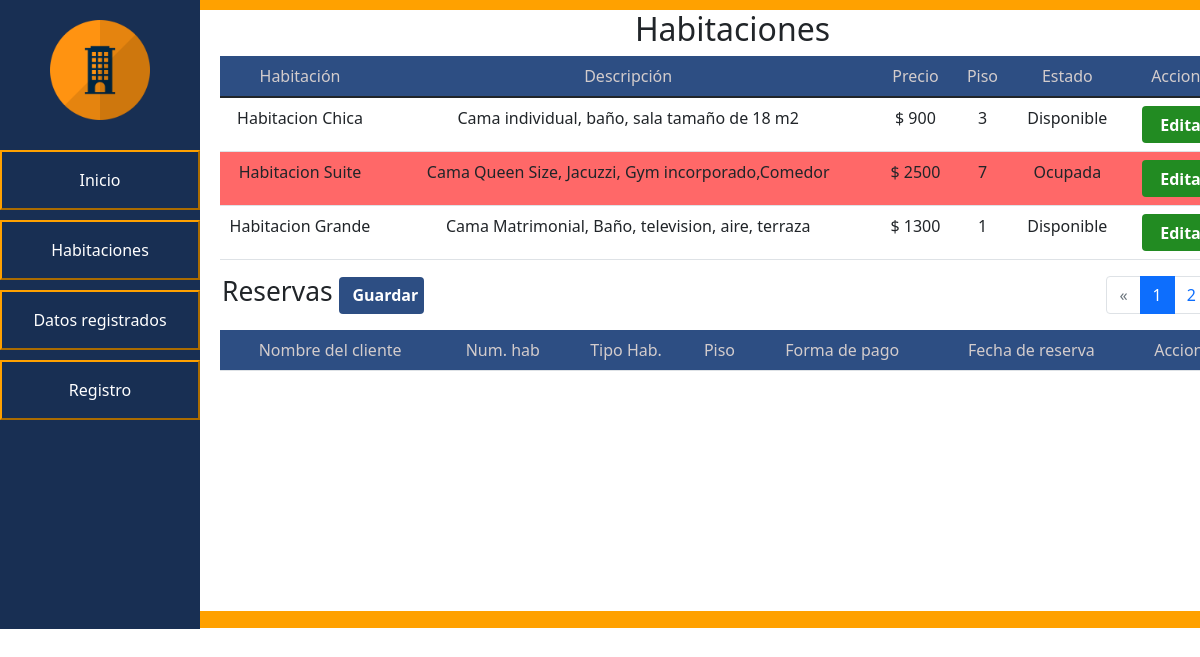
The page /PHP/registro.php?pagina=1 on the database as committed earlier.
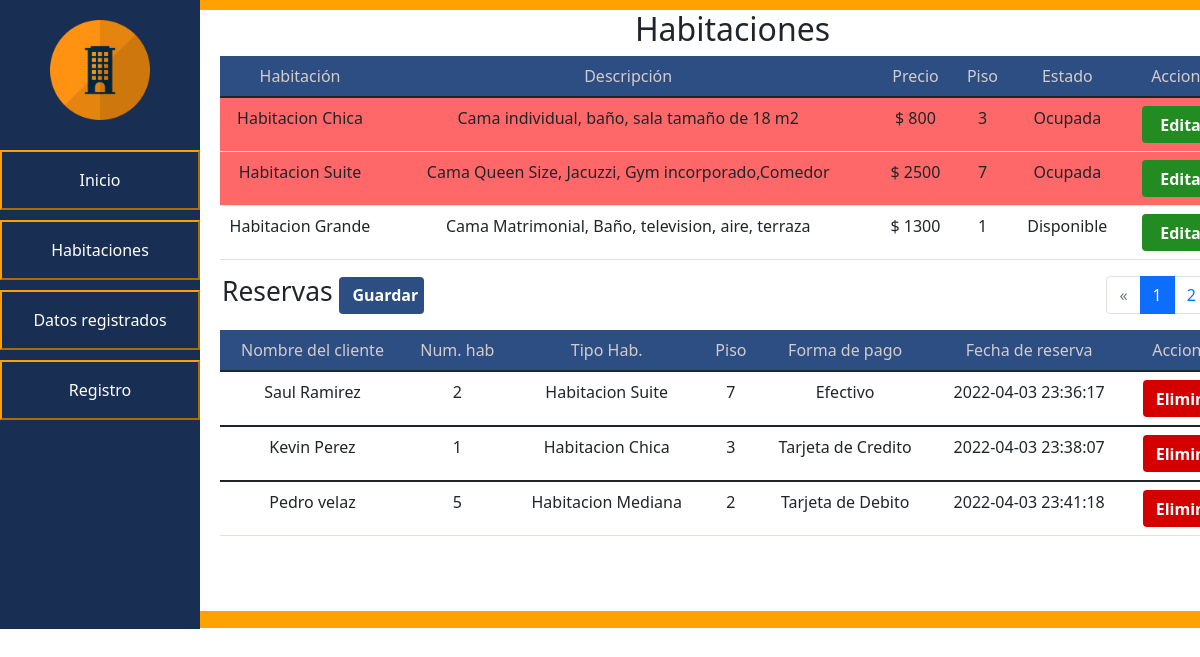
The same page on the database as committed later.
### tables this page shows
CREATE TABLE `habitacion` (
  `idHabitacion` int(11) NOT NULL,
  `NombreHab` varchar(45) NOT NULL,
  `Descripcion` varchar(50) NOT NULL,
  `Precio` int(10) NOT NULL,
  `Piso` int(10) NOT NULL,
  `Estado` varchar(20) NOT NULL
);

CREATE TABLE `reservas` (
  `idReserva` int(11) NOT NULL,
  `clientes_idClientes` int(11) NOT NULL,
  `habitacion_idHabitacion` int(11) NOT NULL,
  `formaPago_idPago` int(11) NOT NULL,
  `FechadeAlta` datetime NOT NULL
);

CREATE TABLE `clientes` (
  `idClientes` int(11) NOT NULL,
  `Nombre` varchar(45) NOT NULL,
  `Apellidos` varchar(45) NOT NULL,
  `Telefono` varchar(20) NOT NULL,
  `Identificacion` varchar(45) NOT NULL,
  `Correo` varchar(50) NOT NULL,
  `Fechadeingreso` datetime NOT NULL
);

CREATE TABLE `formapago` (
  `idPago` int(11) NOT NULL,
  `NombrePago` varchar(20) NOT NULL,
  `credito_idTarjeta` int(11) DEFAULT NULL,
  `debito_idTarjeta` int(11) DEFAULT NULL,
  `efectivo_idEfectivo` int(11) DEFAULT NULL
);

### PHP/registro.php (the view, shortened to what this page needs)
<!DOCTYPE html>
<html>
<head>
    <link href="https://cdn.jsdelivr.net/npm/bootstrap@5.1.3/dist/css/bootstrap.min.css" rel="stylesheet">
    <link rel="stylesheet" type="text/css" href="../css/styles-registro.css">
</head>
<body>
	<div id="general">
		<div id="navegacion">
			<div id="navegacion-alineacion">
				<img src="..\img\img2.png" id="img1">
				<a href="index.php">
					<button class="animacion-btn" id="btn">Inicio</button>
				</a>
                <a href="habitaciones.php">
					<button class="animacion-btn" id="btn">Habitaciones</button>
				</a>
				<a href="datos-registrados.php">
					<button class="animacion-btn" id="btn">Datos registrados</button>
				</a>
                <a href="registro.php?pagina=1">
                    <button class="animacion-btn" id="btn" > Registro </button>
                </a>
			</div>
		</div>
		<div id="cuerpo">
			<div id="contenido-cuerpo">
                <h2 style="text-align: center;"> Habitaciones </h2>
                        <table class="table table-hover" id="alineacion-tabla">
                            <thead>
                            <tr class="tittletables">
                                <th class="tamañocelda" scope="col">Habitación</th>
                                <th scope="col">Descripción</th>
                                <th scope="col">Precio</th>
                                <th scope="col">Piso</th>
                                <th scope="col">Estado</th>
                                <th scope="col">Acciones</th>
                            </tr>
                            </thead>
                            <tbody>
                            <?php $cont = include ("conexion.php");
                            $consulta="SELECT * FROM habitacion";
                            $resultado = mysqli_query($enlace,$consulta);
                            $articulos_por_pagina=3;
                            $articulos_totales=mysqli_num_rows($resultado);
                            $paginas=$articulos_totales/3;
                            $paginas=ceil($paginas);
                            $contador=($_GET['pagina']-1)*$articulos_por_pagina;
                            $consulta_1="SELECT * FROM habitacion LIMIT $contador,$articulos_por_pagina";
                            $resultado_1=mysqli_query($enlace,$consulta_1);
                            while ($mostrar=mysqli_fetch_array($resultado_1)){
                            ?>
                                <tr class="<?php echo ($mostrar['Estado']=="Ocupada")?'disponibilidad':'sin-color' ?>">
                                    <td > <?php echo $mostrar['NombreHab'] ?> </td>
                                    <td > <?php echo $mostrar['Descripcion'] ?> </td>
                                    <td >$ <?php echo $mostrar['Precio'] ?> </td>
                                    <td > <?php echo $mostrar['Piso'] ?> </td>
                                    <td > <?php echo $mostrar['Estado'] ?> </td>
                                    <td>
                                        <button type="button" class="buttonedit" data-bs-toggle="modal" data-bs-target="#editmodal<?php echo $mostrar['idHabitacion'];?>">
                                            Editar
                                        </button>
                                    </td>
                                </tr>
                            <?php
                            }
                            ?>
                            </tbody>
                        </table>
                        <nav class="alineacion" aria-label="Page navigation example">
                            <ul class="pagination" >
                                <li class="page-item <?php echo $_GET['pagina']<= 1 ? 'disabled':'' ?>">
                                    <a class="page-link"
                                       href="registro.php?pagina=<?php echo $_GET['pagina']-1 ?>" aria-label="Previous">
                                        <span aria-hidden="true">&laquo;</span>
                                    </a>
                                </li>
                                <?php for($i=0;$i<$paginas;$i++): ?>
                                <li class="page-item <?php echo $_GET['pagina']==$i+1 ?'active': '' ?>">
                                    <a class="page-link" href="registro.php?pagina=<?php echo $i+1 ?>">
                                        <?php echo $i+1 ?>
                                    </a>
                                </li>
                                <?php endfor; ?>
                            </ul>
                        </nav>
                <h1 class="TituluReserva" style="margin-left: 22px;"> Reservas
                    <button type="button" class="ButtonSave" data-bs-toggle="modal" data-bs-target="#modalsave">
                        Guardar
                    </button>
                </h1>
                <table class="table table-hover" id="alineacion-tabla">
                    <thead>
                    <tr class="tittletables">
                        <th scope="col">Nombre del cliente</th>
                        <th scope="col">Num. hab</th>
                        <th scope="col">Tipo Hab.</th>
                        <th scope="col">Piso</th>
                        <th scope="col">Forma de pago</th>
                        <th scope="col">Fecha de reserva</th>
                        <th scope="col">Acciones</th>
                    </tr>
                    </thead>
                    <?php
                    include ("conexion.php");
                    $ConsultaParaReservas = "SELECT
                                            clientes.Nombre,clientes.Apellidos,clientes.idClientes,
                                            habitacion.idHabitacion,habitacion.Piso,habitacion.NombreHab,
                                            formapago.NombrePago,formapago.idPago,
                                            reservas.FechadeAlta,reservas.idReserva
                                            FROM reservas
                                            INNER JOIN clientes ON clientes.idClientes = reservas.clientes_idClientes
                                            INNER JOIN habitacion ON reservas.habitacion_idHabitacion = habitacion.idHabitacion
                                            INNER JOIN formapago ON formapago.idPago = reservas.formapago_idPago";
                    $ResultadosParaReservas = mysqli_query($enlace,$ConsultaParaReservas);
                    while ($MostrarReservas = mysqli_fetch_assoc($ResultadosParaReservas)) {
                    ?>
                    <tbody>
                        <tr>
                            <td> <?php echo $MostrarReservas['Nombre']; ?> <?php echo $MostrarReservas['Apellidos']; ?> </td>
                            <td> <?php echo $MostrarReservas['idHabitacion']; ?>  </td>
                            <td> <?php echo $MostrarReservas['NombreHab']; ?> </td>
                            <td> <?php echo $MostrarReservas['Piso']; ?> </td>
                            <td> <?php echo $MostrarReservas['NombrePago']; ?> </td>
                            <td> <?php echo $MostrarReservas['FechadeAlta']; ?> </td>
                            <td>
                                <button type="button" class="buttondelete" data-bs-toggle="modal"
                                        data-bs-target="#deleteReserva<?php echo $MostrarReservas['idReserva']; ?>">
                                        Eliminar
                                </button>
                            </td>
                            <?php
                            include ("DeleteReservas.php");
                            ?>
                        </tr>
                    <?php
                    }
                    ?>
                    </tbody>
                </table>
            </div>
        </div>
</body>
</html>

### PHP/DeleteReservas.php (shortened to what this page needs)
<link href="https://cdn.jsdelivr.net/npm/bootstrap@5.1.3/dist/css/bootstrap.min.css" rel="stylesheet">

### css/styles-registro.css (style rules this page uses)
body { margin: 0; }
#general { display: flex; }
#navegacion { float: left; background-color: #182F53; height: 629px; width: 200px }
#btn { background-color: #182F53; color: white; margin-top:10px; width: 200px; height: 60px; }
#navegacion-alineacion { margin-top: 20px; }
#img1 { height: 100px; margin-left: 50px; margin-bottom:20px; }
.animacion-btn { border-color: #FFA100; color: black; background-image: -webkit-linear-gradient(45deg, #FFA100 50%, transparent 50%); background-image: linear-gradient(45deg, #FFA100 50%, transparent 50%); background-position: 100%; background-size: 400%; -webkit-transition: background 300ms ease-in-out; transition: background 300ms ease-in-out; }
#cuerpo { background-color: #FFA100; height: 628px; width: 100%; overflow: scroll; }
#contenido-cuerpo { background-color: white; height: 601px; width: 1065px; margin: auto; margin-top: 10px; }
#alineacion-tabla { width: 1024px; margin-left: 20px; }
table,tr,th { text-align: center; font-weight: normal; }
.tittletables { background: #2d4e83; color: #d3cccc; margin-left: 29px; margin-right: 23px; }
.tamañocelda { width: 160px; }
.disponibilidad { background:#FF6868; }
.alineacion { float: right; margin-right: 23px; }
.buttonedit { width: 85px; height: 37px; color: #ffffff; font-weight: bold; display: inline-block; padding: 6px 12px; font-size: 16px; text-align: center; cursor: pointer; background-image: none; border: 1px solid transparent; border-radius: 4px; outline: 0; background-color: forestgreen; align-content: center; }
.buttondelete { width: 85px; height: 37px; color: #ffffff; font-weight: bold; display: inline-block; padding: 6px 12px; font-size: 16px; text-align: center; cursor: pointer; background-image: none; border: 1px solid transparent; border-radius: 4px; outline: 0; background-color: #D40000; align-content: center; }
tbody { border-top: 0px solid currentColor; }
.ButtonSave { width: 85px; height: 37px; color: #ffffff; font-weight: bold; display: inline-block; padding: 6px 12px; font-size: 16px; text-align: center; cursor: pointer; background-image: none; border: 1px solid transparent; border-radius: 4px; outline: 0; background-color: #2d4e83; align-content: center; }
.TituluReserva { font-size: 165%; }

Rows that differ between the two databases and show on the page:
changed habitacion "Habitacion Chica": Precio "900" → "800"; Estado "Disponible" → "Ocupada"
added reservas: clientes.Nombre "Saul", clientes.Apellidos "Ramirez", habitacion.idHabitacion "2", habitacion.NombreHab "Habitacion Suite", habitacion.Piso "7", formapago.NombrePago "Efectivo", FechadeAlta "2022-04-03 23:36:17"
added reservas: clientes.Nombre "Kevin", clientes.Apellidos "Perez", habitacion.idHabitacion "1", habitacion.NombreHab "Habitacion Chica", habitacion.Piso "3", formapago.NombrePago "Tarjeta de Credito", FechadeAlta "2022-04-03 23:38:07"
added reservas: clientes.Nombre "Pedro", clientes.Apellidos "velaz", habitacion.idHabitacion "5", habitacion.NombreHab "Habitacion Mediana", habitacion.Piso "2", formapago.NombrePago "Tarjeta de Debito", FechadeAlta "2022-04-03 23:41:18"
